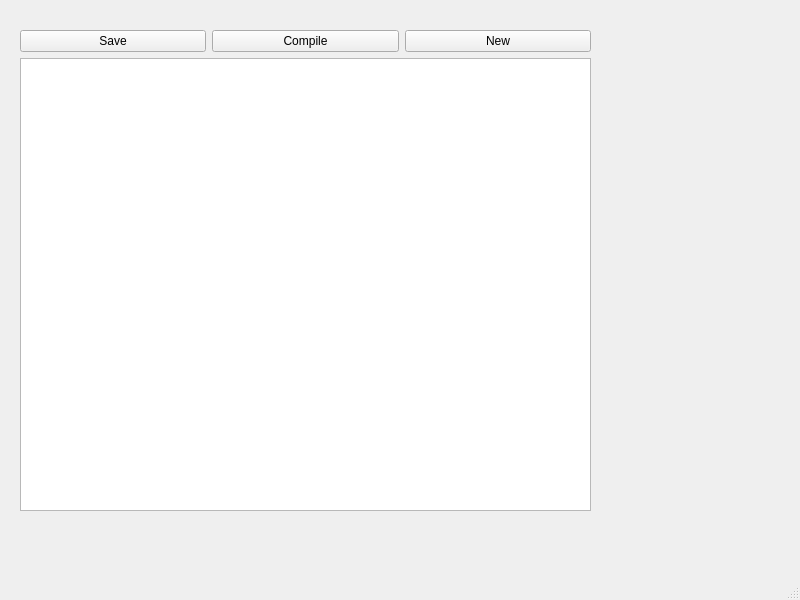
<?xml version="1.0" encoding="UTF-8"?>
<ui version="4.0">
 <class>Editer</class>
 <widget class="QMainWindow" name="Editer">
  <property name="geometry">
   <rect>
    <x>0</x>
    <y>0</y>
    <width>800</width>
    <height>600</height>
   </rect>
  </property>
  <property name="windowTitle">
   <string>MainWindow</string>
  </property>
  <widget class="QWidget" name="centralwidget">
   <widget class="QWidget" name="verticalLayoutWidget">
    <property name="geometry">
     <rect>
      <x>20</x>
      <y>30</y>
      <width>571</width>
      <height>481</height>
     </rect>
    </property>
    <layout class="QVBoxLayout" name="verticalLayout">
     <item>
      <layout class="QHBoxLayout" name="horizontalLayout">
       <item>
        <widget class="QPushButton" name="save">
         <property name="text">
          <string>Save</string>
         </property>
        </widget>
       </item>
       <item>
        <widget class="QPushButton" name="compile">
         <property name="text">
          <string>Compile</string>
         </property>
        </widget>
       </item>
       <item>
        <widget class="QPushButton" name="New">
         <property name="text">
          <string>New</string>
         </property>
        </widget>
       </item>
      </layout>
     </item>
     <item>
      <widget class="QPlainTextEdit" name="TextEdit"/>
     </item>
    </layout>
   </widget>
  </widget>
  <widget class="QMenuBar" name="menubar">
   <property name="geometry">
    <rect>
     <x>0</x>
     <y>0</y>
     <width>800</width>
     <height>22</height>
    </rect>
   </property>
  </widget>
  <widget class="QStatusBar" name="statusbar"/>
 </widget>
 <resources/>
 <connections/>
</ui>
